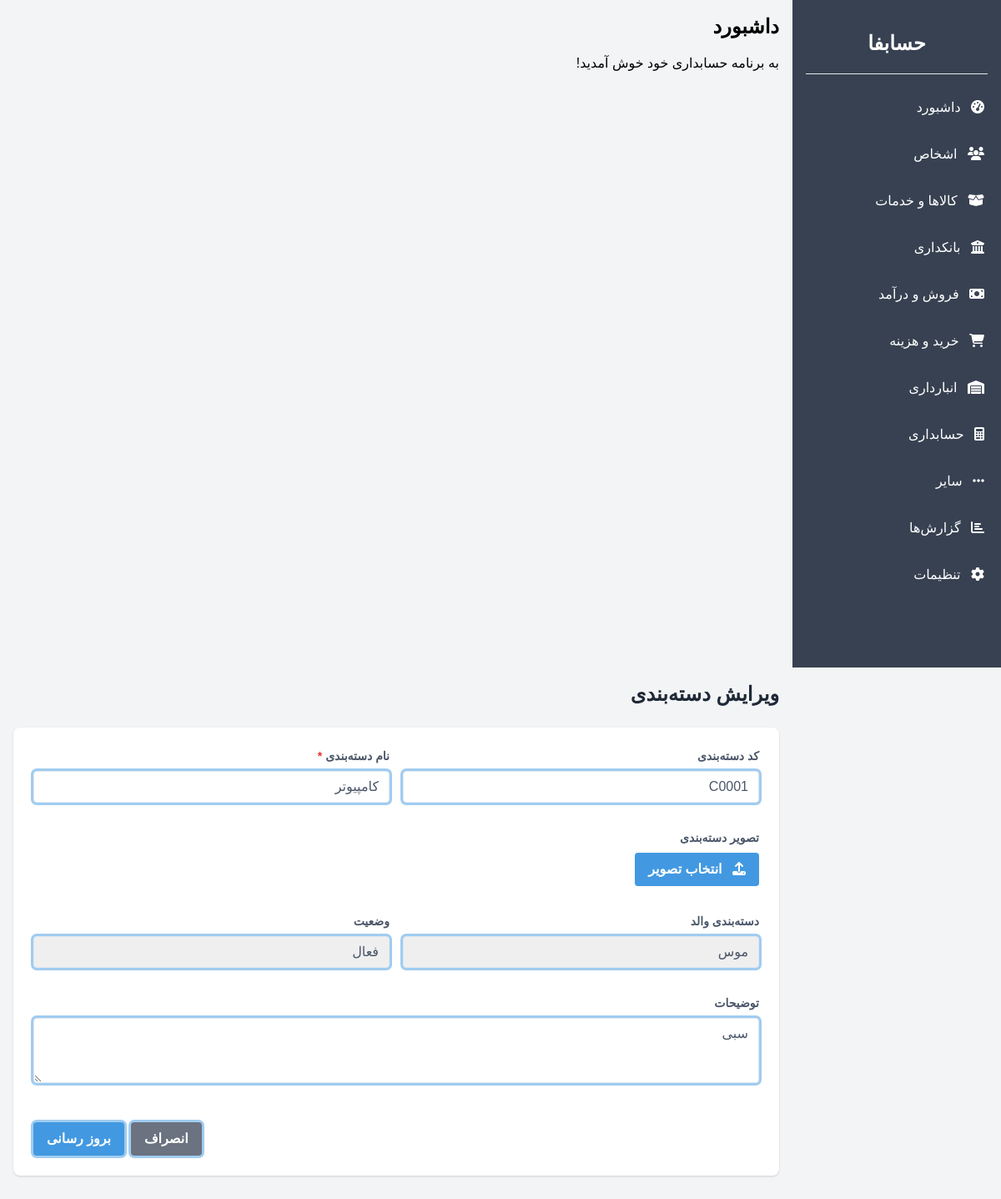
The app's page /categories/edit_category.php?id=1 with its own data.
### tables this page shows
CREATE TABLE `categories` (
  `id` int(11) NOT NULL,
  `parent_id` int(11) DEFAULT NULL,
  `name` varchar(100) NOT NULL,
  `code` varchar(20) DEFAULT NULL,
  `description` text DEFAULT NULL,
  `status` tinyint(1) DEFAULT 1,
  `created_at` timestamp NOT NULL DEFAULT current_timestamp(),
  `updated_at` timestamp NOT NULL DEFAULT current_timestamp() ON UPDATE current_timestamp(),
  `image` varchar(255) DEFAULT NULL
);

### database.php (called while the page is built, shortened)
<?php
$connection = new mysqli("localhost", "root", "", "hesabfa");
$connection->set_charset("utf8mb4");
function executeQuery($sql) {
    global $connection;
    $result = $connection->query($sql);
    return $result;
}

### categories/edit_category.php (the view, shortened to what this page needs)
<?php
include '../index.php';
include '../database.php';
$id = intval($_GET['id']);
$category = executeQuery("SELECT * FROM categories WHERE id = $id")->fetch_assoc();
?>
<div class="flex-1 p-4">
    <div class="flex justify-between items-center mb-6">
        <h2 class="text-2xl font-bold text-gray-800">ویرایش دسته‌بندی</h2>
    </div>
    <div class="bg-white rounded-lg shadow p-6">
        <form id="categoryForm" method="post" enctype="multipart/form-data">
            <div class="grid grid-cols-1 md:grid-cols-2 gap-4">
                <div class="mb-4">
                    <label class="block text-gray-700 text-sm font-bold mb-2" for="code">
                        کد دسته‌بندی
                    </label>
                    <input type="text" id="code" name="code"
                           value="<?php echo htmlspecialchars($category['code']); ?>"
                           class="shadow appearance-none border rounded w-full py-2 px-3 text-gray-700 leading-tight focus:outline-none focus:shadow-outline"
                           placeholder="کد دسته‌بندی را وارد کنید">
                </div>
                <div class="mb-4">
                    <label class="block text-gray-700 text-sm font-bold mb-2" for="name">
                        نام دسته‌بندی <span class="text-red-500">*</span>
                    </label>
                    <input type="text" id="name" name="name" required
                           value="<?php echo htmlspecialchars($category['name']); ?>"
                           class="shadow appearance-none border rounded w-full py-2 px-3 text-gray-700 leading-tight focus:outline-none focus:shadow-outline"
                           placeholder="نام دسته‌بندی را وارد کنید">
                </div>
                <div class="mb-4 col-span-2">
                    <label class="block text-gray-700 text-sm font-bold mb-2" for="image">
                        تصویر دسته‌بندی
                    </label>
                    <div class="flex items-center">
                        <div class="relative">
                            <button type="button" onclick="document.getElementById('image').click()"
                                    class="bg-blue-500 hover:bg-blue-700 text-white font-bold py-2 px-4 rounded">
                                <i class="fas fa-upload ml-2"></i>
                                انتخاب تصویر
                            </button>
                        </div>
                    </div>
                </div>
                <div class="mb-4">
                    <label class="block text-gray-700 text-sm font-bold mb-2" for="parent_id">
                        دسته‌بندی والد
                    </label>
                    <select id="parent_id" name="parent_id"
                            class="shadow appearance-none border rounded w-full py-2 px-3 text-gray-700 leading-tight focus:outline-none focus:shadow-outline">
                        <?php
                        $categories = executeQuery("SELECT id, name FROM categories WHERE id != $id ORDER BY name ASC");
                        while ($cat = $categories->fetch_assoc()) {
                            $selected = $cat['id'] == $category['parent_id'] ? 'selected' : '';
                            echo '<option value="' . $cat['id'] . '" ' . $selected . '>' . htmlspecialchars($cat['name']) . '</option>';
                        }
                        ?>
                    </select>
                </div>
                <div class="mb-4">
                    <label class="block text-gray-700 text-sm font-bold mb-2" for="status">
                        وضعیت
                    </label>
                    <select id="status" name="status"
                            class="shadow appearance-none border rounded w-full py-2 px-3 text-gray-700 leading-tight focus:outline-none focus:shadow-outline">
                        <option value="1" <?php echo $category['status'] ? 'selected' : ''; ?>>فعال</option>
                    </select>
                </div>
                <div class="mb-4 col-span-2">
                    <label class="block text-gray-700 text-sm font-bold mb-2" for="description">
                        توضیحات
                    </label>
                    <textarea id="description" name="description" rows="3"
                              class="shadow appearance-none border rounded w-full py-2 px-3 text-gray-700 leading-tight focus:outline-none focus:shadow-outline"
                              placeholder="توضیحات دسته‌بندی را وارد کنید"><?php echo htmlspecialchars($category['description']); ?></textarea>
                </div>
            </div>
            <div class="flex justify-end mt-6">
                <button type="button" onclick="history.back()"
                        class="bg-gray-500 hover:bg-gray-700 text-white font-bold py-2 px-4 rounded focus:outline-none focus:shadow-outline ml-2">
                    انصراف
                </button>
                <button type="submit"
                        class="bg-blue-500 hover:bg-blue-700 text-white font-bold py-2 px-4 rounded focus:outline-none focus:shadow-outline">
                    بروز رسانی
                </button>
            </div>
        </form>
    </div>
</div>

### assets/css/style.css (style rules this page uses)
:root { --navbar-height: 60px; --sidebar-width: 250px; --primary-color: #374151; --secondary-color: #4b5563; --text-light: #fff; --border-color: #e5e7eb; }
* { margin: 0; padding: 0; box-sizing: border-box; }
body { font-family: 'IranSans', Vazir, Tahoma, sans-serif; direction: rtl; background-color: #f3f4f6; margin: 0; overflow-x: hidden; min-height: 100vh; }
.flex-1 { padding: 20px; margin-right: var(--sidebar-width); min-height: 100vh; }
.rounded { border-radius: 0.375rem; }
.mb-4 { margin-bottom: 1rem; }
.block { display: block; }
.text-gray-700 { color: #4a5568; }
.text-sm { font-size: 0.875rem; }
.font-bold { font-weight: bold; }
.shadow { box-shadow: 0 1px 3px 0 rgba(0, 0, 0, 0.1), 0 1px 2px 0 rgba(0, 0, 0, 0.06); }
.appearance-none { -webkit-appearance: none; -moz-appearance: none; appearance: none; }
.border { border-width: 1px; border-color: #e2e8f0; }
.w-full { width: 100%; }
.py-2 { padding-top: 0.5rem; padding-bottom: 0.5rem; }
.px-3 { padding-left: 0.75rem; padding-right: 0.75rem; }
.leading-tight { line-height: 1.25; }
.focus\:outline-none { outline: 2px solid transparent; outline-offset: 2px; }
.focus\:shadow-outline { box-shadow: 0 0 0 3px rgba(66, 153, 225, 0.5); }
.bg-blue-500 { background-color: #4299e1; }
.text-white { color: #fff; }
.px-4 { padding-left: 1rem; padding-right: 1rem; }
.rounded { border-radius: 0.25rem; }
.bg-white { background-color: white; }
.p-4 { padding: 1rem; }
.text-red-500 { color: #e3342f; }
.rounded-lg { border-radius: 0.5rem; }
.bg-white { background-color: #ffffff; }
.p-6 { padding: 1.5rem; }
.mb-2 { margin-bottom: 0.5rem; }
.mt-6 { margin-top: 1.5rem; }
body { font-family: 'Tahoma', sans-serif; }

### records on screen
categories: code "C0001", name "کامپیوتر", status "فعال", description "سبی"

### other values on screen
form field parent_id "موس"
